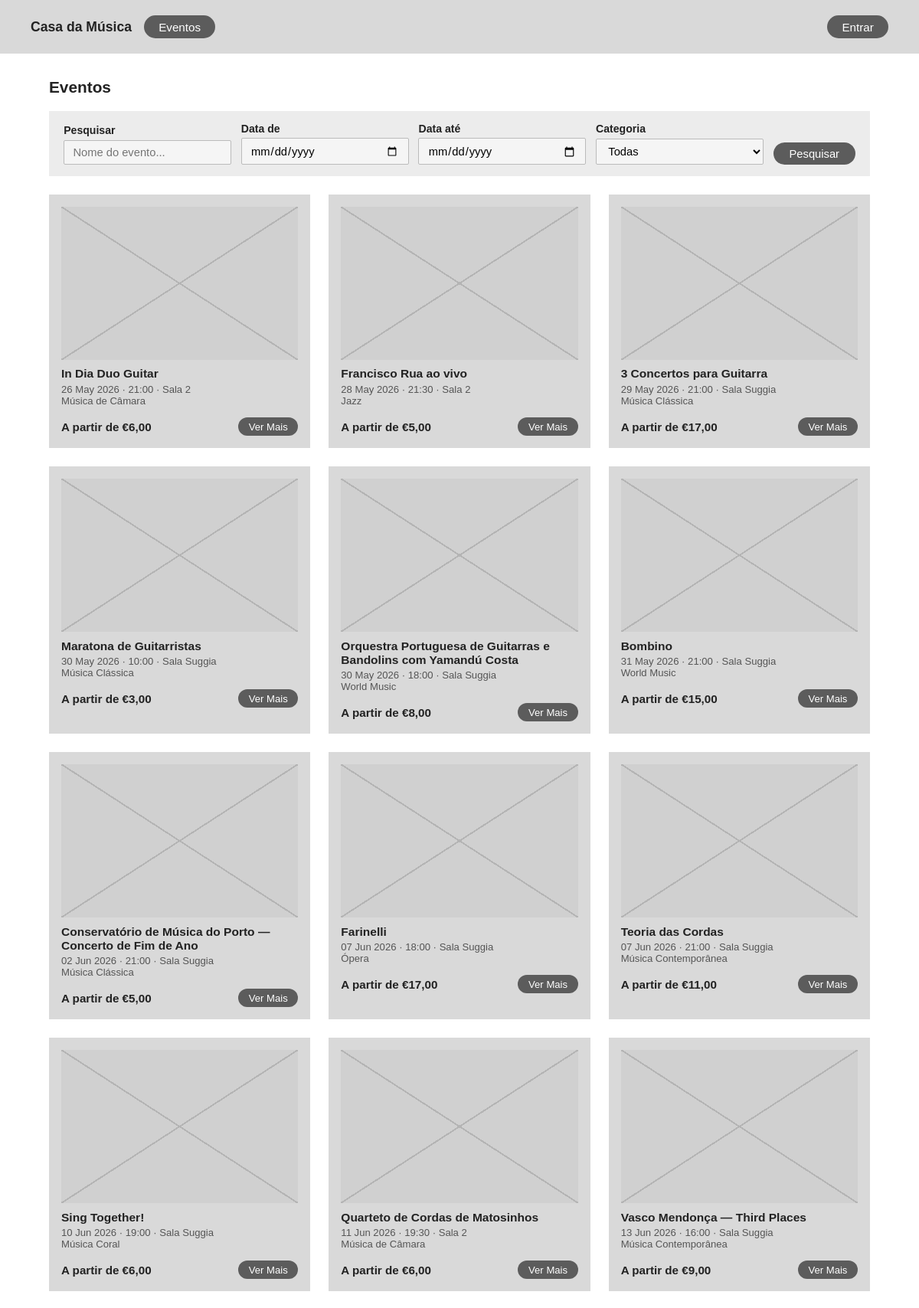
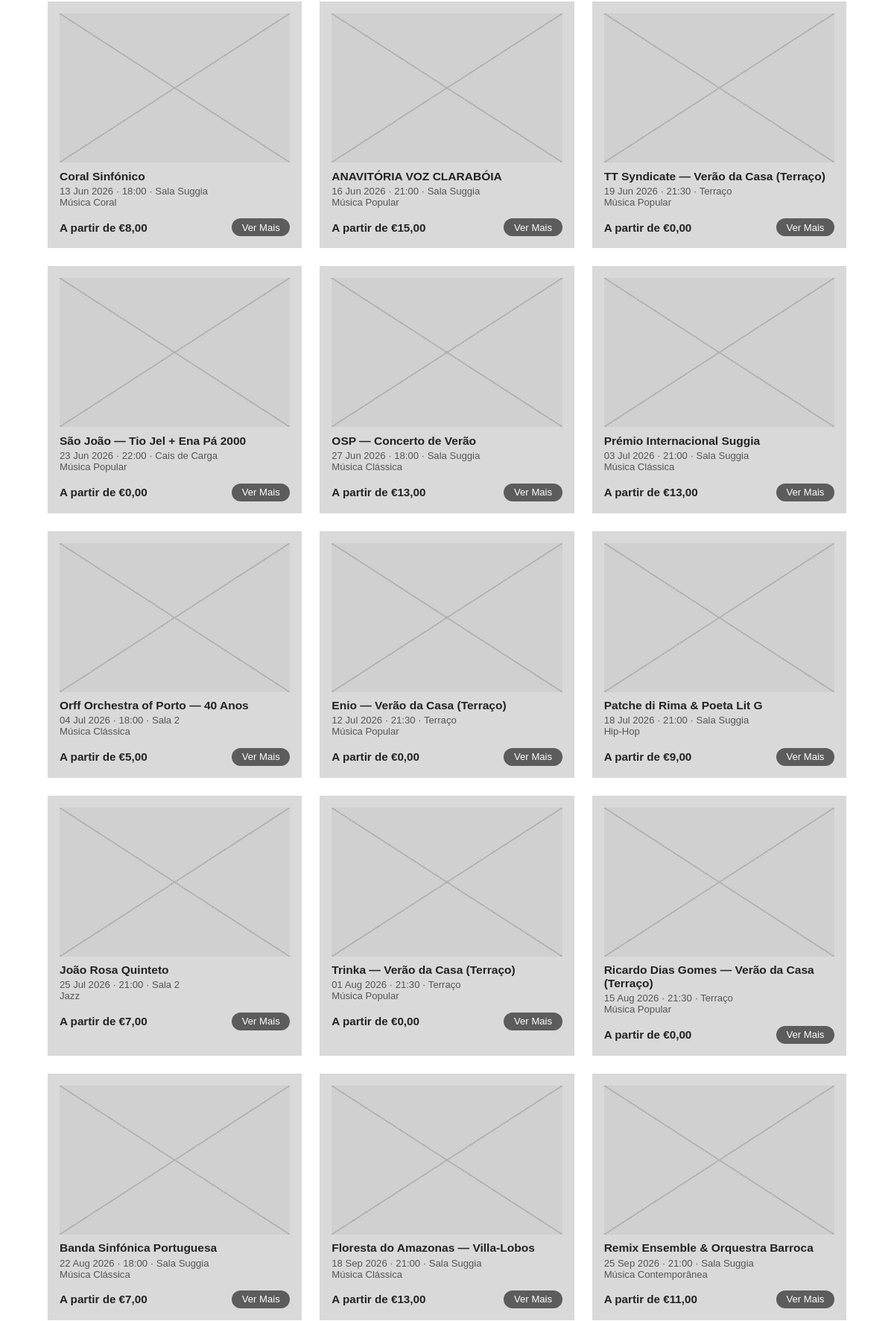
The page /eventos.php (upper part) on the database its author committed (2 pictures, top to bottom).
### tables this page shows
CREATE TABLE eventos (
            id                  INTEGER PRIMARY KEY AUTOINCREMENT,
            nome                TEXT    NOT NULL,
            descricao           TEXT,
            data                TEXT    NOT NULL,
            hora                TEXT    NOT NULL,
            sala                TEXT    NOT NULL,
            categoria           TEXT    NOT NULL,
            classificacao_etaria TEXT   DEFAULT 'Livre',
            capacidade          INTEGER NOT NULL DEFAULT 300,
            estado              TEXT    NOT NULL DEFAULT 'rascunho'
                                        CHECK(estado IN ('publicado','rascunho','cancelado')),
            data_criacao        TEXT    NOT NULL DEFAULT (datetime('now'))
        );

### scripts/sessao.php (called while the page is built, shortened)
<?php
function isLoggedIn(): bool {
    return isset($_SESSION['utilizador_id']);
}

### eventos.php (the view, shortened to what this page needs)
<?php
require_once 'scripts/sessao.php';
$db = getDB();
$pesquisa  = trim($_GET['pesquisa']  ?? '');
$data_de   = trim($_GET['data_de']   ?? '');
$data_ate  = trim($_GET['data_ate']  ?? '');
$sql = 'SELECT e.id, e.nome, e.data, e.hora, e.sala, e.categoria,
               MIN(p.preco) AS preco_min
        FROM eventos e
        LEFT JOIN precos p ON p.evento_id = e.id
        WHERE e.estado = \'publicado\'';
$sql .= ' GROUP BY e.id ORDER BY e.data ASC';
$stmt = $db->prepare($sql);
$res = $stmt->execute();
$eventos = [];
while ($row = $res->fetchArray(SQLITE3_ASSOC)) {
    $eventos[] = $row;
}
?>
<!DOCTYPE html>
<html lang="pt">
<head>
  <link rel="stylesheet" href="styles/eventos.css" />
</head>
<body>
  <nav>
    <div class="nav-left">
      <a href="index.html" class="nav-brand">Casa da Música</a>
      <a href="eventos.php" class="btn-pill">Eventos</a>
    </div>
    <div class="nav-right">
      <?php if (isLoggedIn()): $u = getUtilizador(); ?>
        <a href="<?= $u['perfil'] === 'administrador' ? 'admin.php' : ($u['perfil'] === 'vendedor' ? 'vendedor.php' : 'cliente.php') ?>" class="btn-pill">
          <?= htmlspecialchars($u['nome']) ?>
        </a>
        <a href="scripts/logout.php" class="btn-pill btn-pill-light">Sair</a>
      <?php else: ?>
        <a href="login.html" class="btn-pill">Entrar</a>
      <?php endif; ?>
    </div>
  </nav>
  <main class="page">
    <h1 class="page-title">Eventos</h1>
    <form method="GET" action="eventos.php" class="search-bar">
      <div class="form-group">
        <label for="pesquisa">Pesquisar</label>
        <input type="text" id="pesquisa" name="pesquisa"
               placeholder="Nome do evento..."
               value="<?= htmlspecialchars($pesquisa) ?>" />
      </div>
      <div class="form-group">
        <label for="data-de">Data de</label>
        <input type="date" id="data-de" name="data_de"
               value="<?= htmlspecialchars($data_de) ?>" />
      </div>
      <div class="form-group">
        <label for="data-ate">Data até</label>
        <input type="date" id="data-ate" name="data_ate"
               value="<?= htmlspecialchars($data_ate) ?>" />
      </div>
      <div class="form-group">
        <label for="categoria">Categoria</label>
        <select id="categoria" name="categoria">
          <option value="">Todas</option>
        </select>
      </div>
      <button type="submit" class="btn" style="margin-bottom:0">Pesquisar</button>
    </form>
    <?php if (empty($eventos)): ?>
      <p class="text-sm" style="margin-top:2rem;" id="sem-resultados">Nenhum evento encontrado.</p>
    <?php else: ?>
    <div class="cards-grid" id="grelha-eventos">
      <?php foreach ($eventos as $ev): ?>
      <div class="card"
           data-nome="<?= htmlspecialchars(strtolower($ev['nome'])) ?>"
           data-categoria="<?= htmlspecialchars(strtolower($ev['categoria'])) ?>"
           data-sala="<?= htmlspecialchars(strtolower($ev['sala'])) ?>">
        <div class="img-box img-box-md"></div>
        <p class="card-title"><?= htmlspecialchars($ev['nome']) ?></p>
        <p class="card-meta">
          <?= htmlspecialchars(date('d M Y', strtotime($ev['data']))) ?>
          · <?= htmlspecialchars(substr($ev['hora'], 0, 5)) ?>
          · <?= htmlspecialchars($ev['sala']) ?>
        </p>
        <p class="card-meta"><?= htmlspecialchars($ev['categoria']) ?></p>
        <div class="card-footer">
          <span class="card-price">
            <?= $ev['preco_min'] !== null
                ? 'A partir de €' . number_format((float)$ev['preco_min'], 2, ',', '.')
                : 'Consulte preços' ?>
          </span>
          <a href="evento.php?id=<?= (int)$ev['id'] ?>" class="btn btn-sm">Ver Mais</a>
        </div>
      </div>
      <?php endforeach; ?>
    </div>
    <?php endif; ?>
  </main>
</body>
</html>

### styles/eventos.css (style rules this page uses)
*, *::before, *::after { box-sizing: border-box; margin: 0; padding: 0; }
body { font-family: sans-serif; color: #222; background: #fff; }
nav { display: flex; align-items: center; justify-content: space-between; background: #d9d9d9; padding: 0 2.5rem; height: 70px; position: sticky; top: 0; z-index: 10; }
.nav-left { display: flex; align-items: center; gap: 1rem; }
.nav-right { display: flex; align-items: center; gap: 1.5rem; }
.nav-brand { font-weight: bold; font-size: 1.1rem; color: #222; text-decoration: none; }
.btn-pill { background: #5c5c5c; color: #fff; border: none; border-radius: 999px; padding: 0.42rem 1.2rem; font-size: 0.95rem; cursor: pointer; text-decoration: none; display: inline-block; white-space: nowrap; }
.page { padding: 2rem 4rem; max-width: 1200px; margin: 0 auto; }
.page-title { font-size: 1.3rem; font-weight: bold; margin-bottom: 1.2rem; }
.img-box { width: 100%; background-color: #d0d0d0; background-image: linear-gradient(to bottom right, transparent calc(50% - 1px), #b4b4b4 calc(50% - 1px), #b4b4b4 calc(50% + 1px), transparent calc(50% + 1px)), linear-gradient(to bottom left, transparent calc(50% - 1px), #b4b4b4 calc(50% - 1px), #b4b4b4 calc(50% + 1px), transparent calc(50% + 1px)); }
.img-box-md { height: 200px; }
.btn { background: #5c5c5c; color: #fff; border: none; border-radius: 999px; padding: 0.42rem 1.3rem; font-size: 0.92rem; cursor: pointer; text-decoration: none; display: inline-block; white-space: nowrap; }
.btn-sm { padding: 0.28rem 0.85rem; font-size: 0.82rem; }
.form-group { display: flex; flex-direction: column; gap: 0.3rem; margin-bottom: 1rem; }
.form-group label { font-size: 0.88rem; font-weight: 600; }
input[type="text"], input[type="email"], input[type="number"], input[type="date"], select { border: 1px solid #bbb; padding: 0.45rem 0.7rem; font-size: 0.92rem; background: #f5f5f5; width: 100%; font-family: inherit; border-radius: 2px; }
.search-bar { display: flex; gap: 0.8rem; align-items: flex-end; background: #ececec; padding: 0.9rem 1.2rem; margin-bottom: 1.5rem; flex-wrap: wrap; }
.search-bar .form-group { margin-bottom: 0; flex: 1; min-width: 120px; }
.cards-grid { display: grid; grid-template-columns: repeat(3, 1fr); gap: 1.5rem; }
.card { background: #d9d9d9; padding: 1rem; }
.card-title { font-size: 0.97rem; font-weight: bold; margin: 0.6rem 0 0.2rem; }
.card-meta { font-size: 0.82rem; color: #555; }
.card-footer { display: flex; justify-content: space-between; align-items: center; margin-top: 0.9rem; }
.card-price { font-weight: bold; font-size: 0.95rem; }

### rows shown on the page
eventos: nome "In Dia Duo Guitar", data "26 May 2026", hora "21:00", sala "Sala 2", categoria "Música de Câmara", preco_min "6,00"
eventos: nome "Francisco Rua ao vivo", data "28 May 2026", hora "21:30", sala "Sala 2", categoria "Jazz", preco_min "5,00"
eventos: nome "3 Concertos para Guitarra", data "29 May 2026", hora "21:00", sala "Sala Suggia", categoria "Música Clássica", preco_min "17,00"
eventos: nome "Maratona de Guitarristas", data "30 May 2026", hora "10:00", sala "Sala Suggia", categoria "Música Clássica", preco_min "3,00"
eventos: nome "Orquestra Portuguesa de Guitarras e Bandolins com Yamandú Costa", data "30 May 2026", hora "18:00", sala "Sala Suggia", categoria "World Music", preco_min "8,00"
eventos: nome "Bombino", data "31 May 2026", hora "21:00", sala "Sala Suggia", categoria "World Music", preco_min "15,00"
eventos: nome "Conservatório de Música do Porto — Concerto de Fim de Ano", data "02 Jun 2026", hora "21:00", sala "Sala Suggia", categoria "Música Clássica", preco_min "5,00"
eventos: nome "Farinelli", data "07 Jun 2026", hora "18:00", sala "Sala Suggia", categoria "Ópera", preco_min "17,00"
eventos: nome "Teoria das Cordas", data "07 Jun 2026", hora "21:00", sala "Sala Suggia", categoria "Música Contemporânea", preco_min "11,00"
eventos: nome "Sing Together!", data "10 Jun 2026", hora "19:00", sala "Sala Suggia", categoria "Música Coral", preco_min "6,00"
eventos: nome "Quarteto de Cordas de Matosinhos", data "11 Jun 2026", hora "19:30", sala "Sala 2", categoria "Música de Câmara", preco_min "6,00"
eventos: nome "Vasco Mendonça — Third Places", data "13 Jun 2026", hora "16:00", sala "Sala Suggia", categoria "Música Contemporânea", preco_min "9,00"
eventos: nome "Coral Sinfónico", data "13 Jun 2026", hora "18:00", sala "Sala Suggia", categoria "Música Coral", preco_min "8,00"
eventos: nome "ANAVITÓRIA VOZ CLARABÓIA", data "16 Jun 2026", hora "21:00", sala "Sala Suggia", categoria "Música Popular", preco_min "15,00"
eventos: nome "TT Syndicate — Verão da Casa (Terraço)", data "19 Jun 2026", hora "21:30", sala "Terraço", categoria "Música Popular", preco_min "0,00"
eventos: nome "São João — Tio Jel + Ena Pá 2000", data "23 Jun 2026", hora "22:00", sala "Cais de Carga", categoria "Música Popular", preco_min "0,00"
eventos: nome "OSP — Concerto de Verão", data "27 Jun 2026", hora "18:00", sala "Sala Suggia", categoria "Música Clássica", preco_min "13,00"
eventos: nome "Prémio Internacional Suggia", data "03 Jul 2026", hora "21:00", sala "Sala Suggia", categoria "Música Clássica", preco_min "13,00"
eventos: nome "Orff Orchestra of Porto — 40 Anos", data "04 Jul 2026", hora "18:00", sala "Sala 2", categoria "Música Clássica", preco_min "5,00"
eventos: nome "Enio — Verão da Casa (Terraço)", data "12 Jul 2026", hora "21:30", sala "Terraço", categoria "Música Popular", preco_min "0,00"
eventos: nome "Patche di Rima & Poeta Lit G", data "18 Jul 2026", hora "21:00", sala "Sala Suggia", categoria "Hip-Hop", preco_min "9,00"
eventos: nome "João Rosa Quinteto", data "25 Jul 2026", hora "21:00", sala "Sala 2", categoria "Jazz", preco_min "7,00"
eventos: nome "Trinka — Verão da Casa (Terraço)", data "01 Aug 2026", hora "21:30", sala "Terraço", categoria "Música Popular", preco_min "0,00"
eventos: nome "Ricardo Dias Gomes — Verão da Casa (Terraço)", data "15 Aug 2026", hora "21:30", sala "Terraço", categoria "Música Popular", preco_min "0,00"
eventos: nome "Banda Sinfónica Portuguesa", data "22 Aug 2026", hora "18:00", sala "Sala Suggia", categoria "Música Clássica", preco_min "7,00"
eventos: nome "Floresta do Amazonas — Villa-Lobos", data "18 Sep 2026", hora "21:00", sala "Sala Suggia", categoria "Música Clássica", preco_min "13,00"
eventos: nome "Remix Ensemble & Orquestra Barroca", data "25 Sep 2026", hora "21:00", sala "Sala Suggia", categoria "Música Contemporânea", preco_min "11,00"
